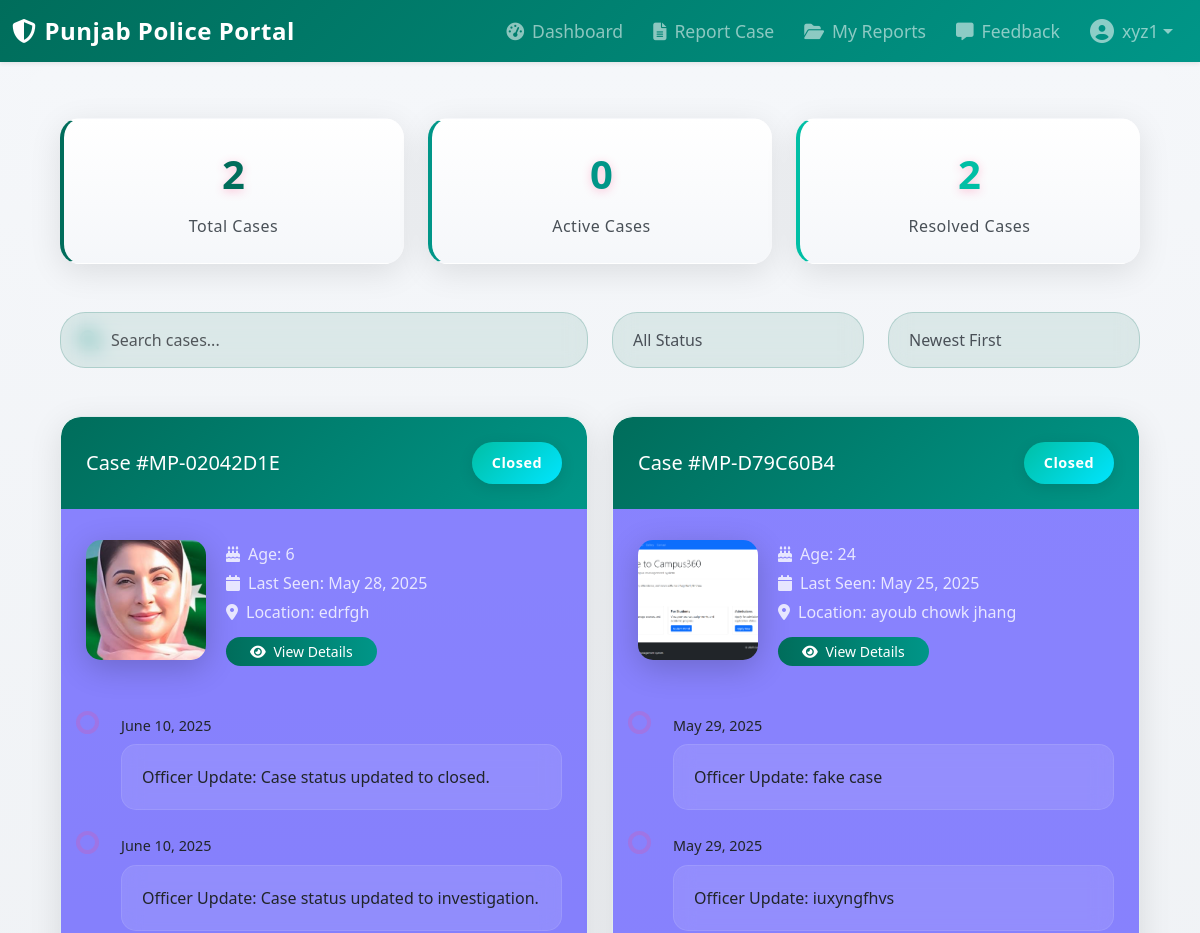
The page /user/my-reports/ (signed in, upper part) on the database as committed earlier.
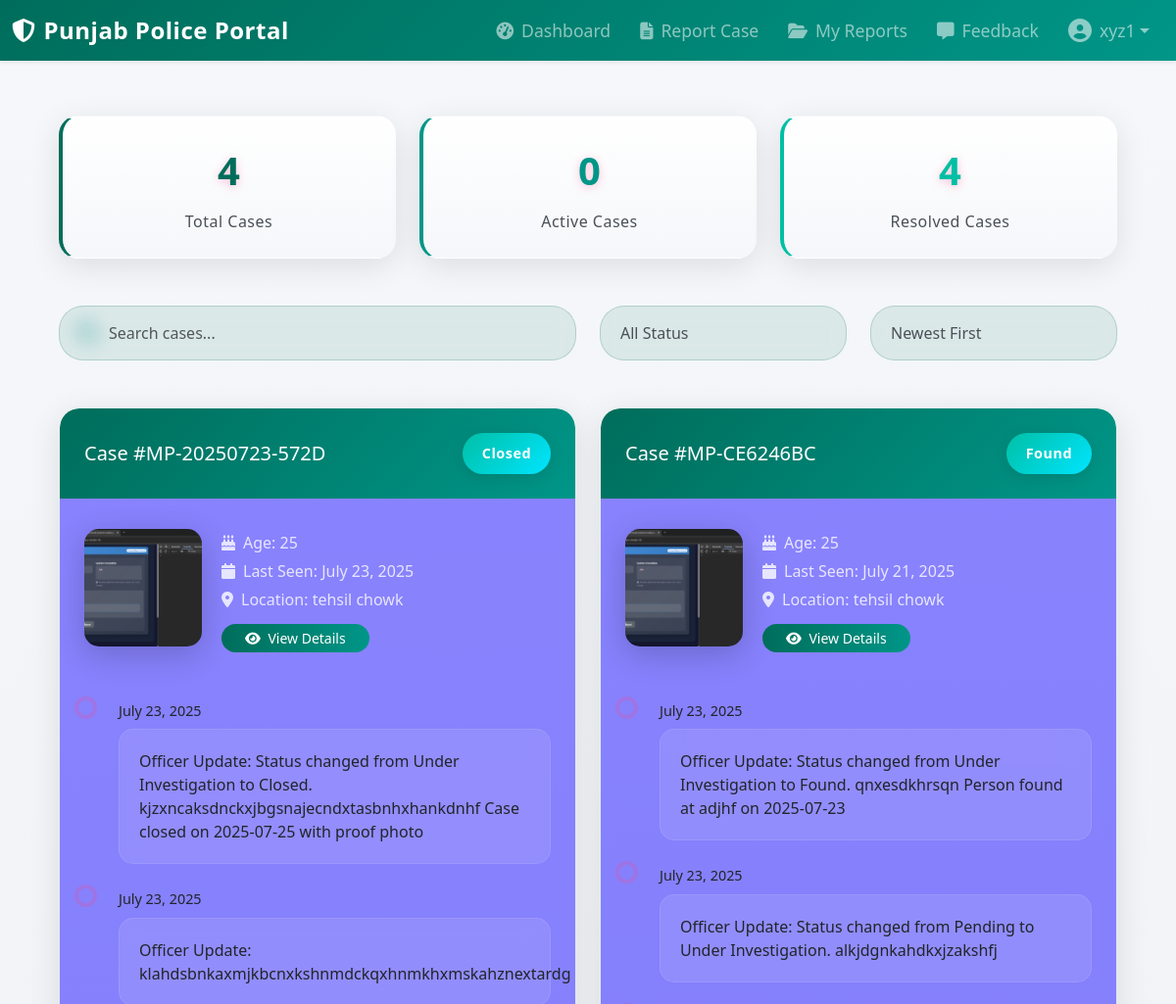
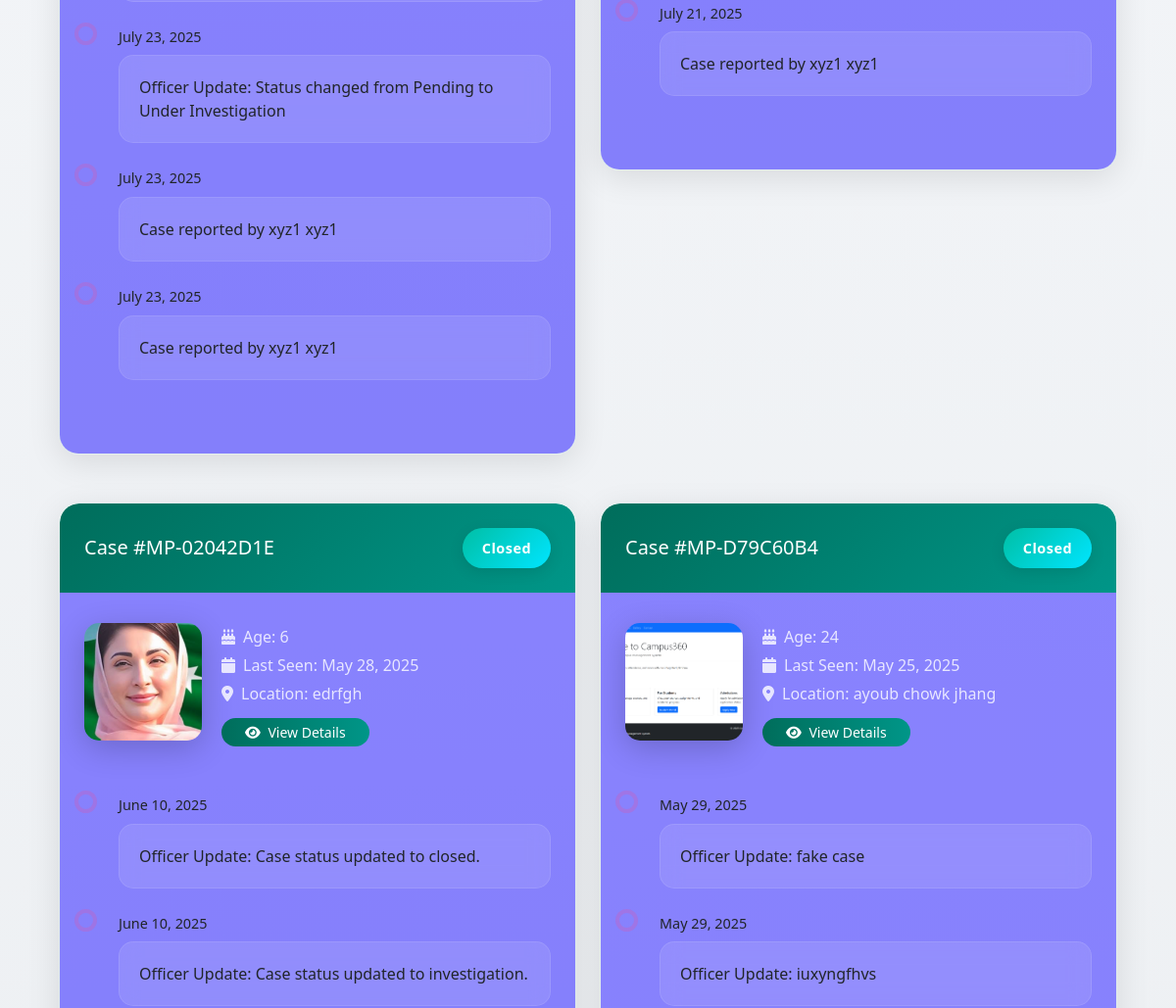
The same page on the database as committed later (2 pictures, top to bottom).
### user/models.py (models this page shows, shortened)
class MissingPerson(models.Model):
    GENDER_CHOICES = (
        ('M', 'Male'),
        ('F', 'Female'),
        ('O', 'Other'),
    )
    STATUS_CHOICES = (
        ('pending', 'Pending'),
        ('investigation', 'Under Investigation'),
        ('found', 'Found'),
        ('closed', 'Closed'),
    )
    first_name = models.CharField(max_length=100)
    last_name = models.CharField(max_length=100)
    age = models.IntegerField()
    gender = models.CharField(max_length=1, choices=GENDER_CHOICES)
    date_of_birth = models.DateField()
    height = models.CharField(max_length=50, help_text="Height in feet and inches")
    weight = models.CharField(max_length=50, help_text="Weight in kg", blank=True)
    eye_color = models.CharField(max_length=50)
    hair_color = models.CharField(max_length=50)
    skin_color = models.CharField(max_length=50, blank=True)
    distinguishing_marks = models.TextField(blank=True, help_text="Scars, tattoos, or other identifying marks")
    last_seen_date = models.DateField()
    last_seen_location = models.CharField(max_length=255)
    last_seen_wearing = models.TextField(help_text="Description of clothes last seen wearing")
    reporter = models.ForeignKey(User, on_delete=models.CASCADE, related_name='reported_missing_persons')
    contact_number = models.CharField(max_length=15)
    additional_contact = models.CharField(max_length=15, blank=True)
    case_number = models.CharField(max_length=50, unique=True)
    status = models.CharField(max_length=20, choices=STATUS_CHOICES, default='pending')
    location_found = models.CharField(max_length=255, blank=True, null=True)
    found_date = models.DateField(blank=True, null=True)
    description = models.TextField(help_text="Additional details about the missing person")
    photo = models.ImageField(upload_to='missing_persons/')
    additional_photo_1 = models.ImageField(upload_to='missing_persons/additional/', blank=True, null=True)
    additional_photo_2 = models.ImageField(upload_to='missing_persons/additional/', blank=True, null=True)
    additional_photo_3 = models.ImageField(upload_to='missing_persons/additional/', blank=True, null=True)
    closure_proof_photo = models.ImageField(upload_to='missing_persons/closure_proofs/', blank=True, null=True)
    created_at = models.DateTimeField(auto_now_add=True)
    updated_at = models.DateTimeField(auto_now=True)
    class Meta:
        ordering = ['-created_at']
        verbose_name = 'Missing Person'
        verbose_name_plural = 'Missing Persons'

class CaseUpdate(models.Model):
    case = models.ForeignKey('MissingPerson', on_delete=models.CASCADE, related_name='updates')
    description = models.TextField()
    created_at = models.DateTimeField(auto_now_add=True)
    created_by = models.ForeignKey(User, on_delete=models.SET_NULL, null=True, related_name='user_case_updates')
    class Meta:
        ordering = ['-created_at']

### user/views.py (the view)
# urls.py: path('my-reports/', views.track_cases, name='my_reports'),
@login_required
def track_cases(request):
    logger.info(f"Track cases view accessed by user: {request.user}")
    try:
        if not request.user.is_authenticated:
            messages.error(request, 'Please log in to view your cases.')
            return redirect('login')
        cases = MissingPerson.objects.filter(
            reporter_id=request.user.id
        ).prefetch_related(
            'updates', 'officer_updates'
        ).order_by('-created_at')
        total_cases = cases.count()
        active_cases = cases.filter(status__in=['pending', 'under_investigation']).count()
        resolved_cases = cases.filter(status__in=['found', 'closed']).count()
        processed_cases = []
        for case in cases:
            all_updates = []
            all_updates.append({
                'datetime': case.created_at,
                'description': f'Case reported by {request.user.get_full_name()}'
            })
            for update in case.updates.all():
                all_updates.append({
                    'datetime': update.created_at,
                    'description': update.description
                })
            for update in case.officer_updates.all():
                all_updates.append({
                    'datetime': update.updated_at,
                    'description': f'Officer Update: {update.description}'
                })
            all_updates.sort(key=lambda x: x['datetime'], reverse=True)
            formatted_updates = [
                {'date': u['datetime'].strftime('%B %d, %Y'), 'description': u['description']}
                for u in all_updates
            ]
            processed_cases.append({'case': case, 'updates': formatted_updates})
        context = {
            'cases': processed_cases,
            'total_cases': total_cases,
            'active_cases': active_cases,
            'resolved_cases': resolved_cases,
        }
        return render(request, 'user_track_cases.html', context)
    except Exception as e:
        logger.error(f"Unexpected error in track_cases view: {str(e)}", exc_info=True)
        messages.error(request, f'An unexpected error occurred: {str(e)}')
        return render(request, 'user_track_cases.html', {
            'cases': [], 'total_cases': 0, 'active_cases': 0, 'resolved_cases': 0,
        })

### frontend/models.py (called while the page is built)
    def __str__(self):
        return f"{self.username} ({self.get_user_type_display()})"

### user/templates/user_track_cases.html (shortened to what the changed rows need)
{% extends 'base_users.html' %}
{% load static %}
{% block content %}
<div class="container py-5" style="background: linear-gradient(to bottom, #f5f7fa, #e9ecef); border-radius: 15px; padding: 30px;">
    <div class="row mb-5">
        <div class="col-md-4">
            <div class="stat-card" style="background: linear-gradient(to bottom, #ffffff, #f5f7fa); border-left: .3rem solid #006d5b;">
                <div class="stat-number" style="color: #006d5b;">{{ total_cases }}</div>
                <div class="stat-label" style="color: #495057;">Total Cases</div>
            </div>
        </div>
        <div class="col-md-4">
            <div class="stat-card" style="background: linear-gradient(to bottom, #ffffff, #f5f7fa); border-left: .3rem solid #00bfa5;">
                <div class="stat-number" style="color: #00bfa5;">{{ resolved_cases }}</div>
                <div class="stat-label" style="color: #495057;">Resolved Cases</div>
            </div>
        </div>
    </div>
    <div class="row" id="casesList">
        {% for case_data in cases %}
        {% with case=case_data.case updates=case_data.updates %}
        <div class="col-md-6 mb-4 case-card"
             data-case-number="{{ case.case_number }}"
             data-status="{{ case.status }}"
             data-date="{{ case.created_at|date:'Y-m-d' }}">
            <div class="tracking-card" style="background: linear-gradient(to bottom, #ffffff, #f5f7fa); border: 1px solid rgba(0, 109, 91, 0.1);">
                <div class="case-header d-flex justify-content-between align-items-center" style="background: linear-gradient(135deg, #006d5b, #009688); color: white;">
                    <h5 class="mb-0">Case #{{ case.case_number }}</h5>
                    <span class="status-badge status-{{ case.status }}" style="background: linear-gradient(135deg, #00bfa5, #00e5ff); color: white;">
                        {{ case.status|title }}
                    </span>
                </div>
                <div class="case-body">
                    <div class="case-details">
                        {% if case.photo %}
                        <img src="{{ case.photo.url }}" alt="Missing Person Photo" class="case-photo">
                        {% else %}
                        <div class="no-photo-placeholder">
                            <i class="fas fa-user"></i>
                        </div>
                        {% endif %}
                        <div class="case-info">
                            <p class="case-meta"><i class="fas fa-birthday-cake"></i>Age: {{ case.age }}</p>
                            <p class="case-meta"><i class="fas fa-calendar"></i>Last Seen: {{ case.last_seen_date|date:"F d, Y" }}</p>
                            <p class="case-meta"><i class="fas fa-map-marker-alt"></i>Location: {{ case.last_seen_location }}</p>
                            <a href="{% url 'missing_person_detail' case_number=case.case_number %}" class="btn btn-sm btn-primary rounded-pill px-4 py-1 mt-2" style="background: linear-gradient(to right, #006d5b, #009688); border: none; transition: transform 0.2s ease;">
                                <i class="fas fa-eye me-1"></i> View Details
                            </a>
                        </div>
                    </div>
                    <div class="timeline mt-4">
                        {% for update in updates %}
                        <div class="timeline-item">
                            <div class="timeline-date">{{ update.date }}</div>
                            <div class="timeline-content">
                                {{ update.description }}
                            </div>
                        </div>
                        {% endfor %}
                    </div>
                </div>
            </div>
        </div>
        {% endwith %}
        {% empty %}
        <div class="col-12">
            <div class="alert alert-info">
                No cases found. <a href="{% url 'report_missing_person' %}" class="alert-link">Report a new case</a>
            </div>
        </div>
        {% endfor %}
    </div>
</div>
{% endblock %}

Rows that differ between the two databases and show on the page:
added MissingPerson: case.case_number "MP-20250723-572D", case.status "Closed", case.photo (picture), case.age "25", case.last_seen_date "July 23, 2025", case.last_seen_location "tehsil chowk", date "July 23, 2025" "July 23, 2025" "July 23, 2025" "July 23, 2025", description "Officer Update: Status changed from Under Investigation to Closed. kjzxncaksdnckxjbgsnajecndxtasbnhxhankdnhf Case closed on 2025-07-25 with proof photo" "Officer Update: klahdsbnkaxmjkbcnxkshnmdckqxhnmkhxmskahznextardg" "Officer Update: Status changed from Pending to Under Investigation"
added CaseUpdate: description "Case reported by xyz1 xyz1", date "July 23, 2025", description "Case reported by xyz1 xyz1"
added MissingPerson: case.case_number "MP-CE6246BC", case.status "Found", case.photo (picture), case.age "25", case.last_seen_date "July 21, 2025", case.last_seen_location "tehsil chowk", date "July 23, 2025" "July 23, 2025" "July 21, 2025", description "Officer Update: Status changed from Under Investigation to Found. qnxesdkhrsqn Person found at adjhf on 2025-07-23" "Officer Update: Status changed from Pending to Under Investigation. alkjdgnkahdkxjzakshfj" "Case reported by xyz1 xyz1"
Other text that changed with them:
{{ total_cases }}: "2" → "4"
{{ resolved_cases }}: "2" → "4"
